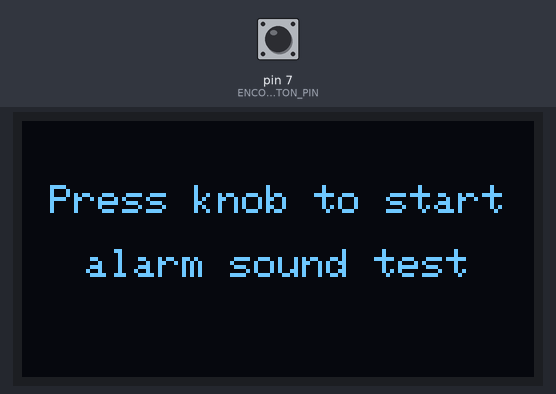
A sketch run on a simulated Arduino Uno, built with avr-gcc and run on an emulated ATmega328P. Shown: 128×64 one-colour display. The inputs (shaded band) are chosen by the test bench; at power-on: pin 7 (ENCODER_BUTTON_PIN) HIGH.

Above: at 1.2 s.
1.3 s: pin 7 (ENCODER_BUTTON_PIN) driven LOW
At 2.2 s:
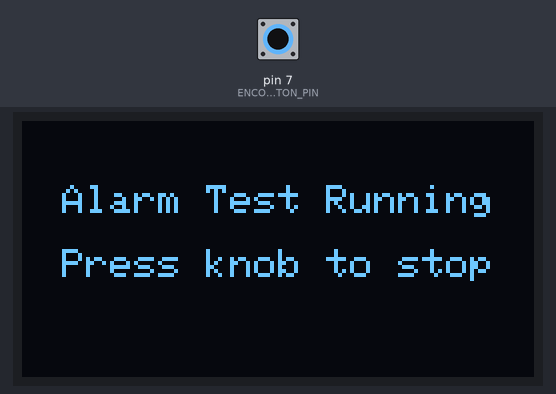
2.8 s: pin 7 (ENCODER_BUTTON_PIN) pulsed HIGH 5 times (0.12 s each, 0.3 s apart)
At 5.4 s:
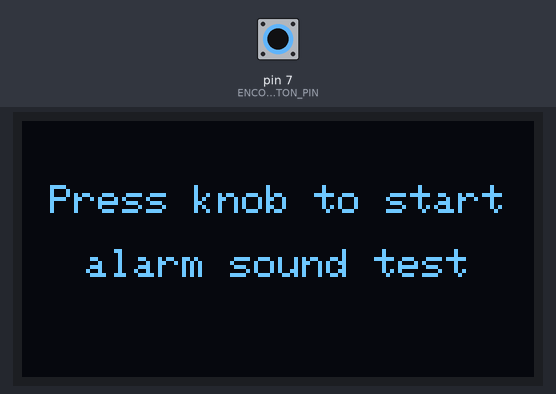
Timing chart, 0 to 6.9 s (numbered marks = the images above; inputs shaded):
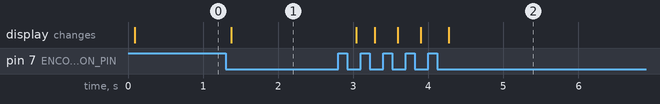

The sketch:

alarm_code.ino
```cpp
// Project Beacon Alarm Sound Test
//
// Press the rotary encoder button to start the sound test.
// Press it again to stop the sound test.
//
// Student sound commands:
// playTone(frequency, seconds)
// wait(seconds)
//


// Libraries
#include <Arduino.h>
#include <Wire.h>
#include <Adafruit_GFX.h>      // Adafruit GFX Library by Adafruit
#include <Adafruit_SH110X.h>   // Adafruit SH110X Library by Adafruit


// Pin numbers
#define ENCODER_BUTTON_PIN 7
#define BUZZER_PIN 8


// OLED screen settings
#define SCREEN_WIDTH 128
#define SCREEN_HEIGHT 64
#define OLED_I2C_ADDRESS 0x3C

Adafruit_SH1106G oledDisplay(
  SCREEN_WIDTH,
  SCREEN_HEIGHT,
  &Wire,
  -1
);


// Sound test state
bool soundTestRunning = false;


// Button state
//
// INPUT_PULLUP is used for the encoder button.
// This means:
// HIGH = button released
// LOW  = button pressed
bool previousButtonState = HIGH;
bool buttonReadyForPress = true;

unsigned long lastButtonStateChangeTimeMs = 0;
const unsigned long BUTTON_DEBOUNCE_TIME_MS = 30;


// Sound sequence state
//
// These variables allow sound commands to run one step at a time
// without freezing the rest of the program.
int currentSoundStep = 0;
int currentSoundCommand = 0;

bool soundWaitActive = false;
unsigned long soundWaitStartTimeMs = 0;

bool tonePlaying = false;
unsigned long toneStartTimeMs = 0;


// Function declarations

// Student sound program
void runStudentAlarmSound(void);

// Sound sequence control
void resetSoundSequence(void);
void beginSoundSequence(void);
void endSoundSequence(void);

void runSoundWaitCommand(unsigned long durationMs);
void runToneCommand(int frequencyHz, unsigned long durationMs);

// OLED screen
void drawCenteredText(
  const char *firstLine,
  const char *secondLine = "",
  const char *thirdLine = ""
);

void drawUserInterface(void);

// Button
void updateEncoderButton(void);


// Student sound commands
//
// playTone(frequency, seconds)
// wait(seconds)
#define playTone(frequency, seconds) \
  runToneCommand((frequency), (unsigned long)((seconds) * 1000.0))

#define wait(seconds) \
  runSoundWaitCommand((unsigned long)((seconds) * 1000.0))


// Student alarm sound code
void runStudentAlarmSound(void)
{
  // Reset the command counter before reading the student commands.
  beginSoundSequence();

  // =====================================================
  // ============== STUDENT ALARM CODE START =============
  // =====================================================

  // playTone() uses:
  //
  // First value  = pitch in hertz
  // Second value = length of the tone in seconds
  //
  // wait() uses:
  //
  // Value = silence time in seconds


  // Example: Happy Birthday Alarm
  //
  // Remove the // symbols to use this example.
  //
  // playTone(528, 0.25); wait(0.05);
  // playTone(528, 0.25); wait(0.05);
  // playTone(594, 0.50); wait(0.05);
  // playTone(528, 0.50); wait(0.05);
  // playTone(704, 0.50); wait(0.05);
  // playTone(660, 1.00); wait(0.20);


  // Example: Hogwarts Alarm
  //
  // Remove the // symbols to use this example.
  //
  // playTone(494, 0.35); wait(0.05);
  // playTone(659, 0.50); wait(0.05);
  // playTone(784, 0.25); wait(0.05);
  // playTone(740, 0.25); wait(0.05);
  // playTone(659, 0.50); wait(0.10);
  //
  // playTone(988, 0.35); wait(0.05);
  // playTone(880, 0.75); wait(0.10);
  // playTone(740, 0.75); wait(0.15);
  //
  // playTone(659, 0.35); wait(0.05);
  // playTone(784, 0.25); wait(0.05);
  // playTone(740, 0.25); wait(0.05);
  // playTone(622, 0.50); wait(0.10);
  //
  // playTone(698, 0.35); wait(0.05);
  // playTone(494, 0.75); wait(0.30);


  // Example: Mission Impossible Alarm
  //
  // Remove the // symbols to use this example.
  //
  // playTone(784, 0.15); wait(0.05);
  // playTone(784, 0.15); wait(0.05);
  // playTone(932, 0.15); wait(0.05);
  // playTone(1047, 0.15); wait(0.10);
  //
  // playTone(784, 0.15); wait(0.05);
  // playTone(784, 0.15); wait(0.05);
  // playTone(699, 0.15); wait(0.05);
  // playTone(740, 0.15); wait(0.15);
  //
  // playTone(784, 0.15); wait(0.05);
  // playTone(784, 0.15); wait(0.05);
  // playTone(932, 0.15); wait(0.05);
  // playTone(1047, 0.15); wait(0.10);
  //
  // playTone(784, 0.15); wait(0.05);
  // playTone(784, 0.15); wait(0.05);
  // playTone(699, 0.15); wait(0.05);
  // playTone(740, 0.30); wait(0.25);


  // =====================================================
  // =============== STUDENT ALARM CODE END ==============
  // =====================================================

  // Check whether every student sound command has finished.
  endSoundSequence();
}


// Remove the student command macros outside the student section.
#undef playTone
#undef wait


// Sound sequence functions

// Reset all sound sequence variables.
//
// This prepares the sound program to start again from
// the first student command.
void resetSoundSequence(void)
{
  currentSoundStep = 0;
  currentSoundCommand = 0;

  soundWaitActive = false;
  soundWaitStartTimeMs = 0;

  tonePlaying = false;
  toneStartTimeMs = 0;

  // Make sure the buzzer is silent.
  noTone(BUZZER_PIN);
}


// Start reading the student sound commands from the first line.
//
// This function is called repeatedly while the sound test is running.
void beginSoundSequence(void)
{
  currentSoundCommand = 0;
}


// Check whether the full sound sequence has finished.
//
// When every student command is complete:
// - The sound sequence is reset.
// - The buzzer is turned off.
void endSoundSequence(void)
{
  if (currentSoundCommand <= currentSoundStep)
  {
    resetSoundSequence();
  }
}


// Wait without using delay().
//
// delay() would freeze the whole Arduino program.
// millis() allows the button and OLED screen to keep working.
//
// durationMs is the silence time in milliseconds.
void runSoundWaitCommand(unsigned long durationMs)
{
  if (currentSoundCommand == currentSoundStep)
  {
    // Start timing when this wait command is first reached.
    if (!soundWaitActive)
    {
      noTone(BUZZER_PIN);

      soundWaitStartTimeMs = millis();
      soundWaitActive = true;
    }

    // Finish the wait after enough time has passed.
    else if (millis() - soundWaitStartTimeMs >= durationMs)
    {
      soundWaitActive = false;

      // Move to the next student sound command.
      currentSoundStep++;
    }
  }

  // Count this student sound command.
  currentSoundCommand++;
}


// Play one tone without freezing the rest of the program.
//
// frequencyHz is the pitch of the tone.
// durationMs is the length of the tone in milliseconds.
void runToneCommand(int frequencyHz, unsigned long durationMs)
{
  if (currentSoundCommand == currentSoundStep)
  {
    // Start the tone when this command is first reached.
    if (!tonePlaying)
    {
      tone(BUZZER_PIN, frequencyHz);

      toneStartTimeMs = millis();
      tonePlaying = true;
    }

    // Stop the tone after enough time has passed.
    else if (millis() - toneStartTimeMs >= durationMs)
    {
      noTone(BUZZER_PIN);

      tonePlaying = false;

      // Move to the next student sound command.
      currentSoundStep++;
    }
  }

  // Count this student sound command.
  currentSoundCommand++;
}


// OLED screen functions

// Draw one, two or three centred lines of text.
void drawCenteredText(
  const char *firstLine,
  const char *secondLine,
  const char *thirdLine
)
{
  // Clear the OLED memory before drawing the next screen.
  oledDisplay.clearDisplay();

  oledDisplay.setTextColor(SH110X_WHITE);
  oledDisplay.setTextSize(1);
  oledDisplay.setFont(NULL);

  int16_t textStartX;
  int16_t textStartY;
  uint16_t textWidth;
  uint16_t textHeight;


  // Measure and centre the first line.
  oledDisplay.getTextBounds(
    firstLine,
    0,
    0,
    &textStartX,
    &textStartY,
    &textWidth,
    &textHeight
  );

  int firstLineX =
    (SCREEN_WIDTH - (int)textWidth) / 2;

  oledDisplay.setCursor(firstLineX, 16);
  oledDisplay.print(firstLine);


  // Draw the second line only when it is not empty.
  if (secondLine[0] != '\0')
  {
    oledDisplay.getTextBounds(
      secondLine,
      0,
      0,
      &textStartX,
      &textStartY,
      &textWidth,
      &textHeight
    );

    int secondLineX =
      (SCREEN_WIDTH - (int)textWidth) / 2;

    oledDisplay.setCursor(secondLineX, 32);
    oledDisplay.print(secondLine);
  }


  // Draw the third line only when it is not empty.
  if (thirdLine[0] != '\0')
  {
    oledDisplay.getTextBounds(
      thirdLine,
      0,
      0,
      &textStartX,
      &textStartY,
      &textWidth,
      &textHeight
    );

    int thirdLineX =
      (SCREEN_WIDTH - (int)textWidth) / 2;

    oledDisplay.setCursor(thirdLineX, 48);
    oledDisplay.print(thirdLine);
  }


  // Send the completed screen image to the OLED.
  oledDisplay.display();
}


// Draw the correct screen for the current test state.
void drawUserInterface(void)
{
  if (soundTestRunning)
  {
    drawCenteredText(
      "Alarm Test Running",
      "Press knob to stop"
    );
  }
  else
  {
    drawCenteredText(
      "Press knob to start",
      "alarm sound test"
    );
  }
}


// Button function

// Read and debounce the encoder push button.
//
// Debouncing prevents one physical press from being
// counted several times because of electrical noise.
void updateEncoderButton(void)
{
  bool currentButtonState =
    digitalRead(ENCODER_BUTTON_PIN);

  unsigned long currentTimeMs = millis();


  // Save the time whenever the button changes state.
  if (currentButtonState != previousButtonState)
  {
    lastButtonStateChangeTimeMs = currentTimeMs;
    previousButtonState = currentButtonState;
  }


  // Accept the button state only after it has stayed stable
  // for the debounce time.
  if (
    currentTimeMs - lastButtonStateChangeTimeMs
    > BUTTON_DEBOUNCE_TIME_MS
  )
  {
    // LOW means pressed because INPUT_PULLUP is used.
    if (
      currentButtonState == LOW
      && buttonReadyForPress
    )
    {
      // Start the sound test when it is currently stopped.
      if (!soundTestRunning)
      {
        resetSoundSequence();
        soundTestRunning = true;
      }

      // Stop the sound test when it is currently running.
      else
      {
        soundTestRunning = false;
        resetSoundSequence();
      }

      // Prevent this press from being counted again.
      buttonReadyForPress = false;
    }


    // Allow another press after the button is released.
    if (currentButtonState == HIGH)
    {
      buttonReadyForPress = true;
    }
  }
}


// Setup
//
// setup() runs once when the Arduino starts or resets.
void setup(void)
{
  // Use the Arduino's internal pull-up resistor for the button.
  pinMode(
    ENCODER_BUTTON_PIN,
    INPUT_PULLUP
  );


  // Set the buzzer pin as an output.
  pinMode(
    BUZZER_PIN,
    OUTPUT
  );


  // Make sure the buzzer is silent when the Arduino starts.
  noTone(BUZZER_PIN);


  // Start the I2C connection used by the OLED.
  Wire.begin();


  // Start the OLED screen.
  oledDisplay.begin(
    OLED_I2C_ADDRESS,
    true
  );


  // Clear any random pixels left in the OLED memory.
  oledDisplay.clearDisplay();
  oledDisplay.display();
}


// Main loop
//
// loop() repeats continuously while the Arduino has power.
void loop(void)
{
  // Check whether the encoder button was pressed.
  updateEncoderButton();


  // Run the student sound program while the test is active.
  if (soundTestRunning)
  {
    runStudentAlarmSound();
  }


  // Draw the current sound test state on the OLED.
  drawUserInterface();
}
```

Measured:
- after the input at 1.3 s, the display: changes after 0.08 s (image 1)
- after the input at 2.8 s, the display: changes after 0.24 s (image 2)
